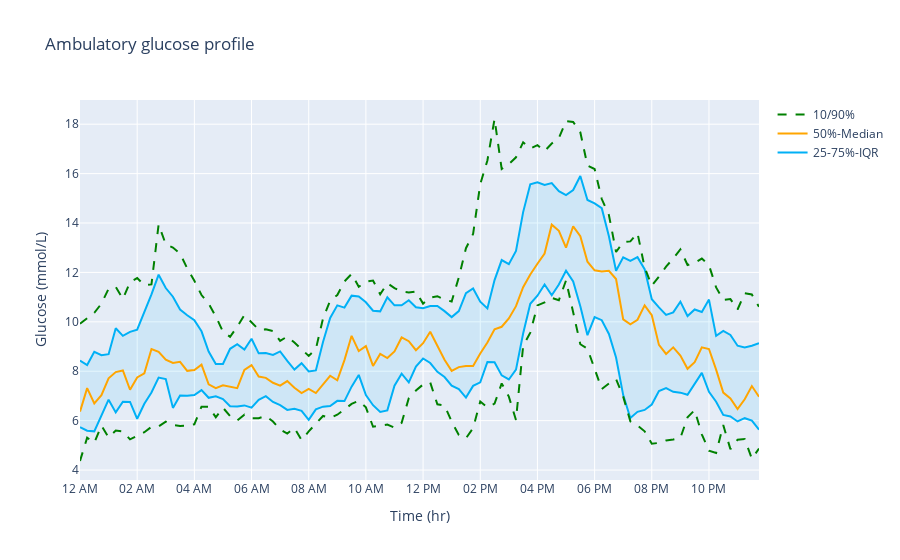

Write notebook code for a chart like this one.
### Code cell
visualisations.agp(dxcm1_transformed.data)
